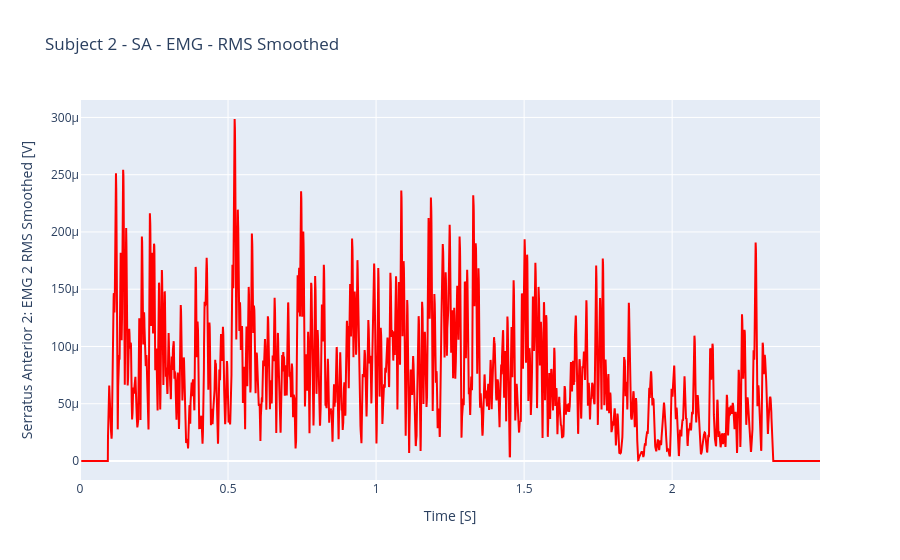

Source (notebook cell):
### Markdown cell above
#### RMS Smoothing
> Reference: https://delsys.com/amplitude-analysis-root-mean-square-emg-envelope/

### Code cell
# Smoothing function
def rms_smoothing(df: pd.DataFrame, raw_column: str, smoothed_column: str, window_size: int):
    df[smoothed_column] = np.sqrt(
        df[raw_column].pow(2).rolling(window=window_size).mean()
    )

window_size = 10
rms_smoothing(df_mvc, "Serratus Anterior 2: EMG 2 [V]", "rms_smoothed", window_size)

sa_emg_rms = df_mvc['rms_smoothed']
print("Max: ", np.max(sa_emg_rms), "| Min: ", np.min(sa_emg_rms))
sa_emg_rms_fig = go.Figure(
    data=go.Scatter(
        x=df_mvc["X [s]"], 
        y=df_mvc["rms_smoothed"], 
        name='RMS Smoothed', 
        line=dict(color='red')
    )
)
sa_emg_rms_fig.update_layout(
    title=dict(
        text='Subject 2 - SA - EMG - RMS Smoothed'
    ),
    xaxis=dict(
        title=dict(
            text='Time [S]'
        )
    ),
    yaxis=dict(
        title=dict(
            text='Serratus Anterior 2: EMG 2 RMS Smoothed [V]'
        )
    ),
)
sa_emg_rms_fig.show()

### Figure 1 — Plotly figure (JSON) as saved in the notebook; plotly's stock layout.template omitted (floating-point values rounded to 4 significant figures; data arrays with more than 128 entries replaced by an {"elided": "..."} marker saying what was removed)
{"data": [{"line": {"color": "red"}, "name": "RMS Smoothed", "type": "scatter", "x": {"elided": "5370 float values"}, "y": {"elided": "5370 float values"}}], "layout": {"title": {"text": "Subject 2 - SA - EMG - RMS Smoothed"}, "xaxis": {"title": {"text": "Time [S]"}}, "yaxis": {"title": {"text": "Serratus Anterior 2: EMG 2 RMS Smoothed [V]"}}}}
